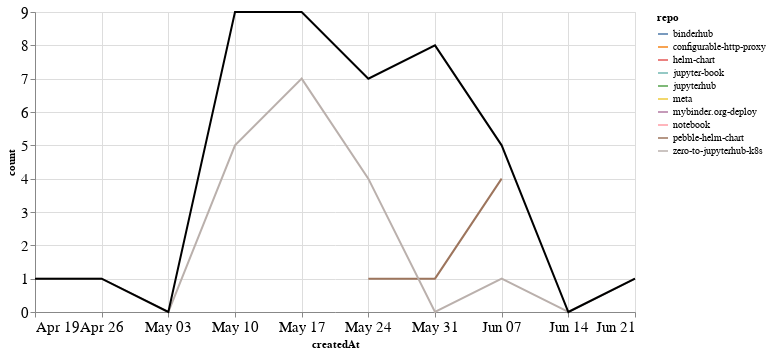

Notebook source saved alongside this figure:
### Markdown cell above
## PRs

### Code cell
prs_time = prs.groupby('repo').resample('W', on='createdAt').count()['author'].reset_index()
prs_time = prs_time.rename(columns={'author': 'count'})
prs_time_total = prs_time.groupby('createdAt').agg({"count": "sum"}).reset_index()

ch1 = alt.Chart(prs_time, width=600).mark_line().encode(
    x='createdAt',
    y='count',
    color='repo',
    tooltip="repo"
)

ch2 = alt.Chart(prs_time_total, width=600).mark_line(color="black").encode(
    x='createdAt',
    y='count',
)

ch1 + ch2

### Figure 1 — Vega-Lite specification as saved in the notebook (floating-point values rounded to 4 significant figures)
{"config": {"axisLeft": {"labelFontSize": 15}, "axisBottom": {"labelFontSize": 15}}, "layer": [{"data": {"name": "data-57dafe1c0ca266f5fd28de8a6c369dd7"}, "mark": "line", "encoding": {"color": {"type": "nominal", "field": "repo"}, "tooltip": {"type": "nominal", "field": "repo"}, "x": {"type": "temporal", "field": "createdAt"}, "y": {"type": "quantitative", "field": "count"}}, "width": 600}, {"data": {"name": "data-5f374a0bc5136365bb591c617e7babb8"}, "mark": {"type": "line", "color": "black"}, "encoding": {"x": {"type": "temporal", "field": "createdAt"}, "y": {"type": "quantitative", "field": "count"}}, "width": 600}], "$schema": "https://vega.github.io/schema/vega-lite/v4.8.1.json", "datasets": {"data-57dafe1c0ca266f5fd28de8a6c369dd7": [{"repo": "binderhub", "createdAt": "2020-05-24T00:00:00", "count": 2}, {"repo": "configurable-http-proxy", "createdAt": "2020-05-31T00:00:00", "count": 6}, {"repo": "helm-chart", "createdAt": "2020-05-10T00:00:00", "count": 1}, {"repo": "jupyter-book", "createdAt": "2020-05-10T00:00:00", "count": 2}, {"repo": "jupyterhub", "createdAt": "2020-05-17T00:00:00", "count": 1}, {"repo": "meta", "createdAt": "2020-05-10T00:00:00", "count": 1}, {"repo": "mybinder.org-deploy", "createdAt": "2020-05-31T00:00:00", "count": 1}, {"repo": "notebook", "createdAt": "2020-05-17T00:00:00", "count": 1}, {"repo": "pebble-helm-chart", "createdAt": "2020-05-24T00:00:00", "count": 1}, {"repo": "pebble-helm-chart", "createdAt": "2020-05-31T00:00:00", "count": 1}, {"repo": "pebble-helm-chart", "createdAt": "2020-06-07T00:00:00", "count": 4}, {"repo": "zero-to-jupyterhub-k8s", "createdAt": "2020-04-19T00:00:00", "count": 1}, {"repo": "zero-to-jupyterhub-k8s", "createdAt": "2020-04-26T00:00:00", "count": 1}, {"repo": "zero-to-jupyterhub-k8s", "createdAt": "2020-05-03T00:00:00", "count": 0}, {"repo": "zero-to-jupyterhub-k8s", "createdAt": "2020-05-10T00:00:00", "count": 5}, {"repo": "zero-to-jupyterhub-k8s", "createdAt": "2020-05-17T00:00:00", "count": 7}, {"repo": "zero-to-jupyterhub-k8s", "createdAt": "2020-05-24T00:00:00", "count": 4}, {"repo": "zero-to-jupyterhub-k8s", "createdAt": "2020-05-31T00:00:00", "count": 0}, {"repo": "zero-to-jupyterhub-k8s", "createdAt": "2020-06-07T00:00:00", "count": 1}, {"repo": "zero-to-jupyterhub-k8s", "createdAt": "2020-06-14T00:00:00", "count": 0}, {"repo": "zero-to-jupyterhub-k8s", "createdAt": "2020-06-21T00:00:00", "count": 1}], "data-5f374a0bc5136365bb591c617e7babb8": [{"createdAt": "2020-04-19T00:00:00", "count": 1}, {"createdAt": "2020-04-26T00:00:00", "count": 1}, {"createdAt": "2020-05-03T00:00:00", "count": 0}, {"createdAt": "2020-05-10T00:00:00", "count": 9}, {"createdAt": "2020-05-17T00:00:00", "count": 9}, {"createdAt": "2020-05-24T00:00:00", "count": 7}, {"createdAt": "2020-05-31T00:00:00", "count": 8}, {"createdAt": "2020-06-07T00:00:00", "count": 5}, {"createdAt": "2020-06-14T00:00:00", "count": 0}, {"createdAt": "2020-06-21T00:00:00", "count": 1}]}}
